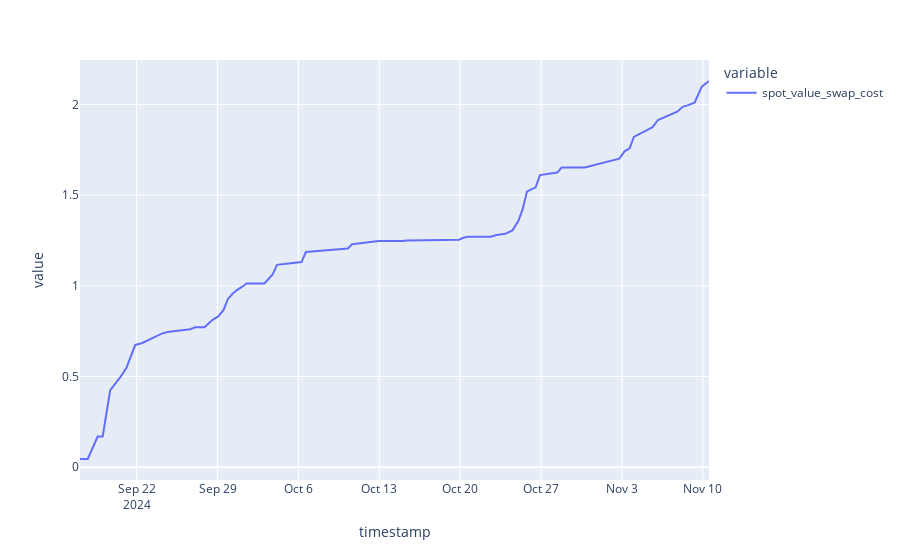

Notebook source saved alongside this figure:
### Code cell
px.line(
    amounts_with_spot_values[amounts_with_spot_values["outDestinationVault"] == autopool.autopool_eth_addr][
        "spot_value_swap_cost"
    ].cumsum()
)
